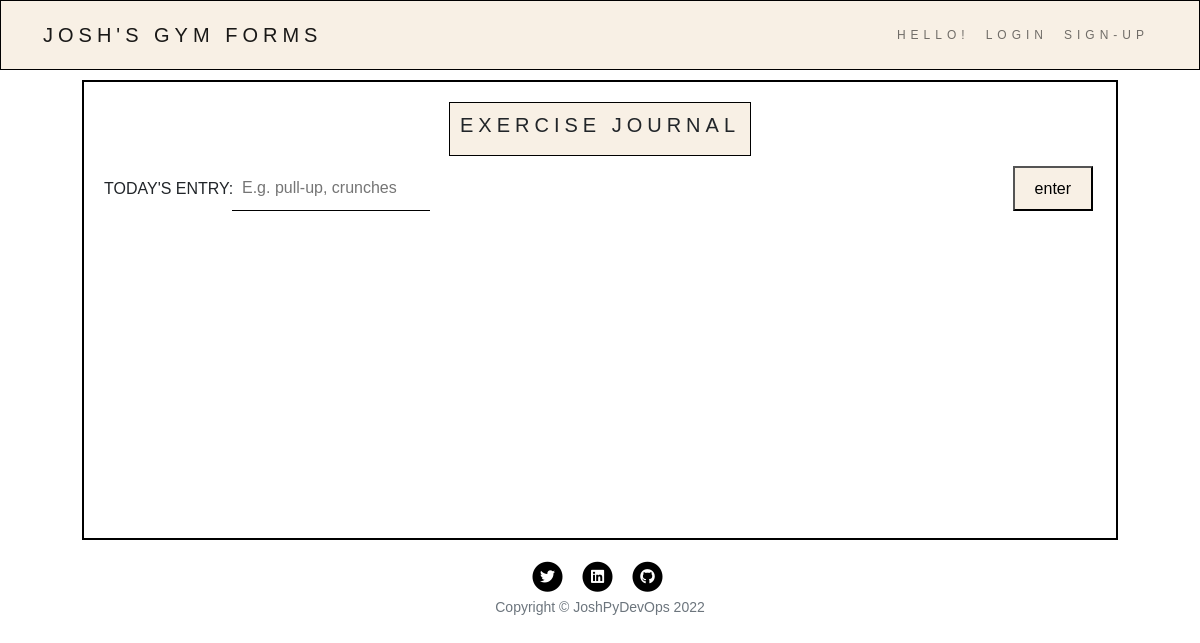
The page /journal on the database as committed earlier.
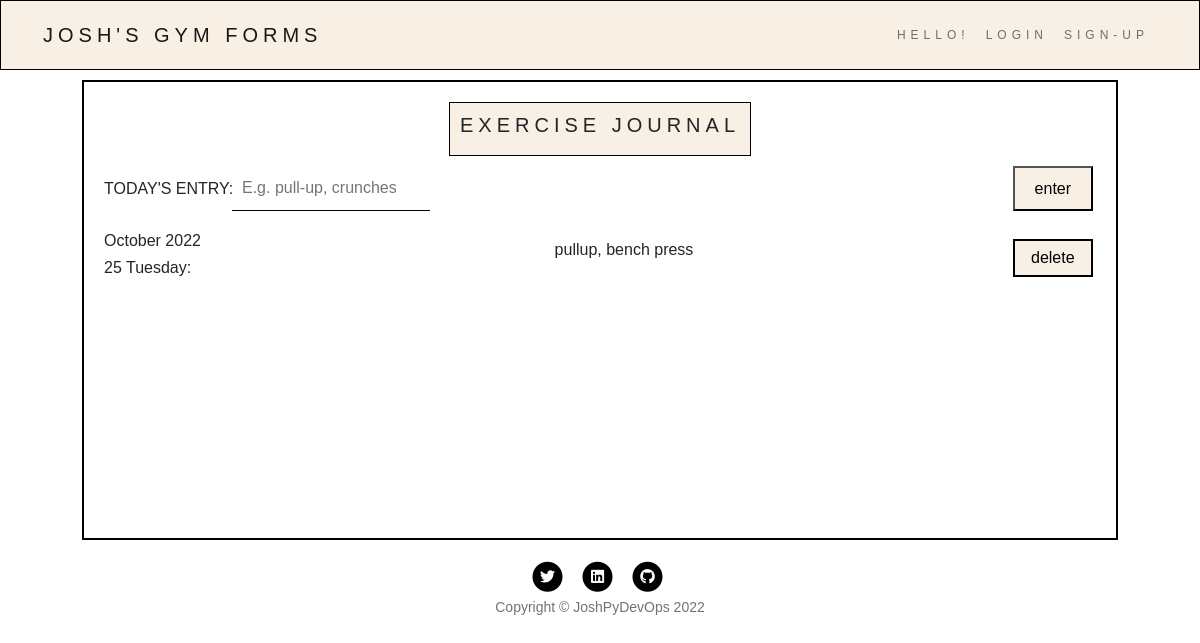
The same page on the database as committed later.
### main.py (models this page shows)
class GymJournal(db.Model):
    __tablename__ = "journal_posts"
    id = db.Column(db.Integer, primary_key=True)
    author_id = db.Column(db.Integer, db.ForeignKey("user_details.id"))
    author = relationship("User", back_populates="posts")
    month = db.Column(db.String(250), nullable=False)
    day = db.Column(db.String(250), nullable=False)
    body = db.Column(db.Text, nullable=False)

### main.py (the view, shortened to what this page needs)
@app.route("/journal", methods=["GET", "POST"])
def show_journal():
    all_posts = GymJournal.query.all()
    print(f"All posts: {all_posts}")
    return render_template("new-diary.html", posts=all_posts, current_user=current_user)

### templates/new-diary.html
{% block content %}
{% include "new-header.html" %}
    <div class="container">
        <div class="diary-page">
            <div class="diary-title"><h5>EXERCISE JOURNAL</h5></div>
            <div class="diary-entry">
                <form class="test-form" action="{{url_for('show_journal')}}" method="POST">
                    <div class="diary-form">
                    <label>TODAY'S ENTRY:</label>
                    <input type="text" name="entry" placeholder="E.g. pull-up, crunches" autofocus>
                        </div>
                    <button class="d-submit" type="submit">enter</button>
                </form>
            </div>
            <div class="diary-content">
                 {% for post in posts %}
                <div class="diary-content-item-wrapper">
                    <div class="diary-content-item"><h6>{{post.month}}</h6>
                        <h6>{{post.day}}:</h6></div>
                    <div><p>{{post.body}}</p></div>
                <a type="button" href="{{url_for('delete_post', post_id=post.id) }}">delete</a>
            </div>
                {% endfor %}
        </div>
        </div>
    </div>
{% include "new-footer.html" %}
{% endblock %}

### templates/new-header.html (shortened to what this page needs)
<!DOCTYPE html>
<html lang="en">
<head>
    <link href="https://cdn.jsdelivr.net/npm/bootstrap@5.1.3/dist/css/bootstrap.min.css" rel="stylesheet">
    <link rel="stylesheet" href="{{ url_for('static', filename='css/new-styles.css')}}">
</head>
<body>
  <div class="my-nav-container">
    <nav class="navbar navbar-expand-lg navbar-light bg-light">
        <div class="container-fluid">
          <a class="navbar-brand" href="#">Josh's Gym Forms</a>
          <div class="collapse navbar-collapse justify-content-end" id="navbarText">
            <ul class="navbar-nav ">
              <li class="nav-item">
                <a class="nav-link" id="my-hello-button" href="#">Hello!</a>
              </li>
                {% if not current_user.is_authenticated: %}
              <li class="nav-item">
                <a class="nav-link" href="{{ url_for('login') }}">Login</a>
              </li>
              <li class="nav-item">
                <a class="nav-link" href="{{ url_for('register') }}">Sign-Up</a>
              </li>
                {% endif %}
            </ul>
          </div>
        </div>
      </nav>
</div>

### templates/new-footer.html (shortened to what this page needs)
<footer>
    <div class="container">
      <div class="row">
        <div class="col-lg-8 col-md-10 mx-auto">
          <ul class="list-inline text-center my-footer-icon">
            <li class="list-inline-item">
              <a href="https://twitter.com/joshpydevops">
                <span class="fa-stack fa-lg">
                  <i class="fas fa-circle fa-stack-2x"></i>
                  <i class="fab fa-twitter fa-stack-1x fa-inverse"></i>
                </span>
              </a>
            </li>
            <li class="list-inline-item">
              <a href="https://www.linkedin.com/in/joshua-anyang">
                <span class="fa-stack fa-lg">
                  <i class="fas fa-circle fa-stack-2x"></i>
                  <i class="fab fa-linkedin fa-stack-1x fa-inverse"></i>
                </span>
              </a>
            </li>
            <li class="list-inline-item">
              <a href="https://github.com/joshuaanyang">
                <span class="fa-stack fa-lg">
                  <i class="fas fa-circle fa-stack-2x"></i>
                  <i class="fab fa-github fa-stack-1x fa-inverse"></i>
                </span>
              </a>
            </li>
          </ul>
          <p class="copyright text-muted">Copyright &copy; JoshPyDevOps 2022</p>
        </div>
      </div>
    </div>
  </footer>
</body>
</html>

### static/css/new-styles.css (style rules this page uses)
* { padding: 0; box-sizing: border-box; }
body { height: 100%; margin: 0; font-family: 'Gill Sans', 'Gill Sans MT', Calibri, 'Trebuchet MS', sans-serif; }
a { color: black; }
.navigations ul, li { list-style: none; text-decoration: none; color: black; text-transform: uppercase; letter-spacing: 5px; font-size: 12px; transition: ease-in-out .4s; }
.my-nav-container a { text-decoration: none; color: black; text-transform: uppercase; letter-spacing: 5px; transition: ease-in-out .4s; }
.navbar-light { background-color:rgb(248, 240, 229) !important; }
.my-nav-container { border: solid 1px black; padding: 6px 30px; background-color:rgb(248, 240, 229) }
footer { padding: 20px 0; }
footer .list-inline { margin: 0; padding: 0; }
footer .copyright { font-size: 14px; margin-bottom: 0px; text-align: center; }
footer .my-footer-icon { margin-bottom: 5px; margin-top: 2px; }
.diary-page { border: solid 2px black; padding: 20px; margin: 10px 40px 0 40px; height: 460px; justify-content: center; }
.diary-title { border: solid 1px black; text-transform: uppercase; letter-spacing: 5px; padding: 10px; align-items: center; align-self:center; width: fit-content; text-align: center; margin: auto; margin-bottom: 10px; background-color: rgb(248, 240, 229); }
.diary-entry { margin-bottom: 20px; width: 100%; }
.d-submit { padding: 5px; background-color: rgb(248, 240, 229); margin: 0; }
.diary-entry input { border: none; border-bottom: solid 1px ; padding: 10px; outline: none; width: 100%; }
.test-form { display: grid; grid-template-columns: auto 5rem; justify-content: space-between; padding-right: 0.2rem; }
.diary-form { align-items: center; width: 100%; }
.diary-form { display: grid; grid-template-columns: 8rem auto; }
.diary-content { overflow-y: scroll; max-height: 15rem; padding-right: 0.2rem; }
.diary-content-item-wrapper { display: grid; grid-template-columns: 8.2rem auto 5rem; justify-content: space-between; align-items: center; margin-bottom: 1.5rem; }
.diary-content-item-wrapper a { text-decoration: none; color: black; border: solid 2px; text-align: center; padding: 5px; background-color: rgb(248, 240, 229); align-items: center; }
.diary-form label { display: block; white-space: nowrap; }

Rows that differ between the two databases and show on the page:
added GymJournal: month "October 2022", day "25 Tuesday", body "pullup, bench press"
